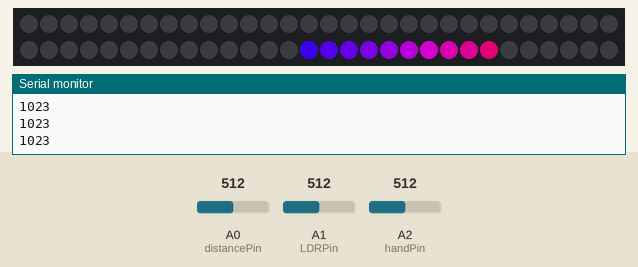
Simulated run of this sketch. Board: Arduino Mega 2560, built with avr-gcc and run on an emulated ATmega2560. On the bench: 60 RGB LEDs in strip order, left to right, continuing on the next row, the last lines printed to the serial monitor. The inputs (shaded band) are chosen by the test bench; at power-on: A0 (distancePin) = 512, A2 (handPin) = 512, A1 (LDRPin) = 512. Dim RGB values are drawn brighter than linear.

Above: at 0.71 s.
1.3 s: A0 (distancePin) set to 160
At 1.62 s:
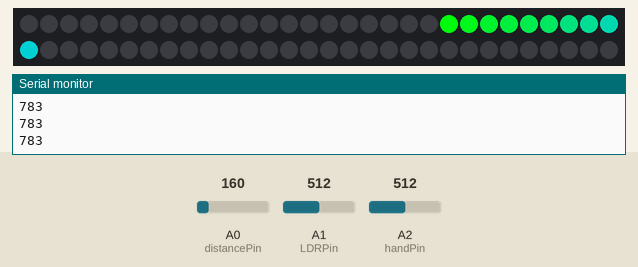
4.3 s: A2 (handPin) set to 201
At 5.18 s:
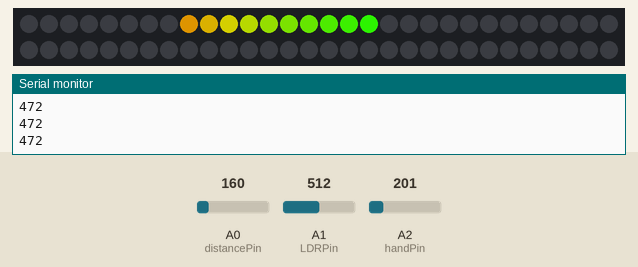
7.3 s: A2 (handPin) set to 180
At 8.87 s:
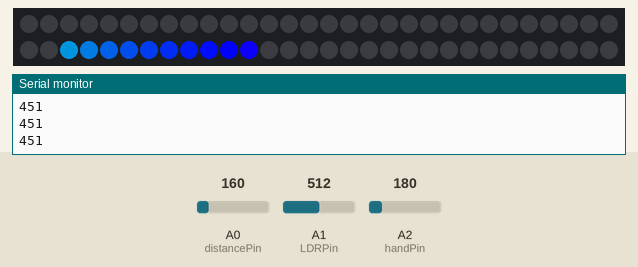
9.1 s: A1 (LDRPin) set to 716
At 10.0 s:
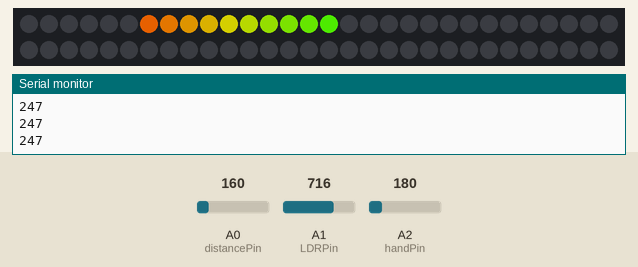

The sketch:

Happiness_sensor.ino
```cpp
#include <CapacitiveSensor.h>

#include <Adafruit_NeoPixel.h>

//#include <Firmata.h>


#define PIN 6
#define PIXEL_COUNT 60

Adafruit_NeoPixel strip = Adafruit_NeoPixel(PIXEL_COUNT, PIN, NEO_GRB + NEO_KHZ800);


//---------------------------------


// Input pin configuration
int distancePin=A0;
int handPin=A2;
int LDRPin=A1;

// capacitive sensor
//CapacitiveSensor   cs_7_8 = CapacitiveSensor(7,8);


int LightVal;
int DistVal;
int CapVal;
int handVal;

int happinessVal;


  int Red;
  int Green;
  int Blue;

  int pixelPos;
  int pixelNum;

  int inc=1;
  int cnt;

  unsigned long previousMillis = 0;        // will store last time LED was updated

  long delaytime = 10;


void setup() {

    Serial.begin(9600);
    Serial1.begin(57600);
 // Firmata.begin(Serial1);

    // neopixel LED stripe related setup
    strip.begin();
    strip.show(); // Initialize all pixels to 'off'

    pixelNum=PIXEL_COUNT;

    //Serial.println("hello");

    // setup capacitive sensing
   // cs_7_8.set_CS_AutocaL_Millis(0xFFFFFFFF);     // turn off autocalibrate on channel 1 - just as an example


}

void loop() {
    //--------------------------------
    // read all the sensors


    LightVal=analogRead(LDRPin);
    DistVal=analogRead(distancePin);
    handVal =analogRead(handPin);
    //handVal=1023-handVal;
    LightVal=1023-LightVal;


    //--------------------------------
    // capTouch
  // long capVal =  cs_7_8.capacitiveSensor(30);

                        // print sensor output 1

    //--------------------------------
  // calculate the Happiness


//DistVal=map(DistVal,0,700,0,255);
//LightVal=map(LightVal,800,600,0,255);
//handVal=map(handVal,200,800,0,255);

happinessVal=(DistVal)+ (LightVal-400) + handVal;

happinessVal=constrain(happinessVal,0,1023);
Serial.println(happinessVal);
Serial1.println(happinessVal);
//cnt++;
//cnt=cnt%1023;

//Firmata.sendAnalog(1, happinessVal);

delaytime= map (happinessVal,0,1023,60,2);


 //--------------------------------
    // control LED


  unsigned long currentMillis = millis();

  if (currentMillis - previousMillis >= delaytime) {
    // save the last time you blinked the LED
    previousMillis = currentMillis;


 strip.clear();

 for(int i=0; i<10; i++){
     // strip.setPixelColor(pixelPos+i, rainbow(happinessVal));
      strip.setPixelColor(pixelPos+i, Wheel(((pixelPos+i) * 256 / pixelNum) & 255));
 }
strip.show();
      if(pixelPos>pixelNum) inc=-1;
      if(pixelPos<0) inc=1;
      pixelPos=pixelPos+inc;
     // if(pixelPos>pixelNum) pixelPos=0;

      if(pixelPos>pixelNum) inc=-1;
      if(pixelPos<0) inc=1;
  }

delay(10);
}


uint32_t Wheel(byte WheelPos) {
  WheelPos = 255 - WheelPos;
  if(WheelPos < 85) {
    return strip.Color(255 - WheelPos * 3, 0, WheelPos * 3);
  }
  if(WheelPos < 170) {
    WheelPos -= 85;
    return strip.Color(0, WheelPos * 3, 255 - WheelPos * 3);

  }
  WheelPos -= 170;

  return strip.Color(WheelPos * 3, 255 - WheelPos * 3, 0);
}
```

Measured:
- the behaviour switches between 188 and 187 on A2 (handPin) (found by bisection; images 2 and 3)
- after the input at 1.3 s, the LEDs: change after 0.18 s (image 1)
- after the input at 4.3 s, the LEDs: first change after 0.13 s (image 2 shows a later state)
